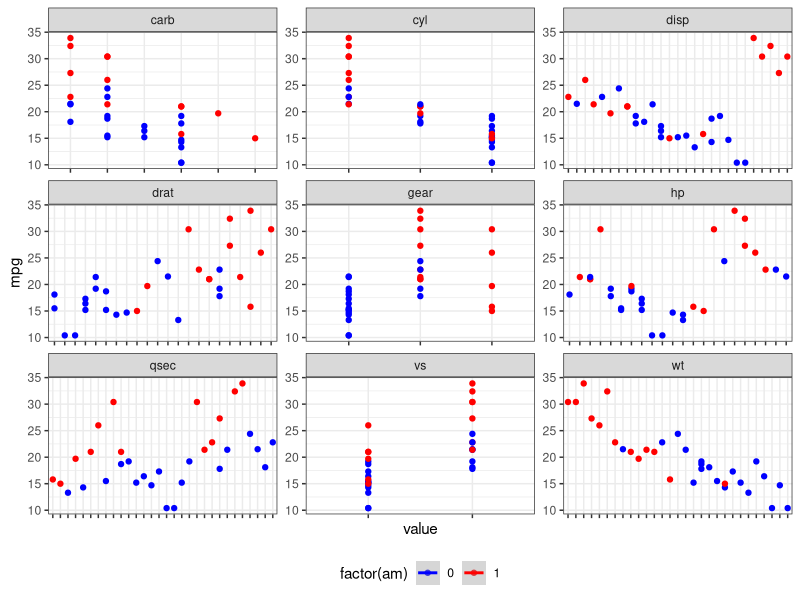
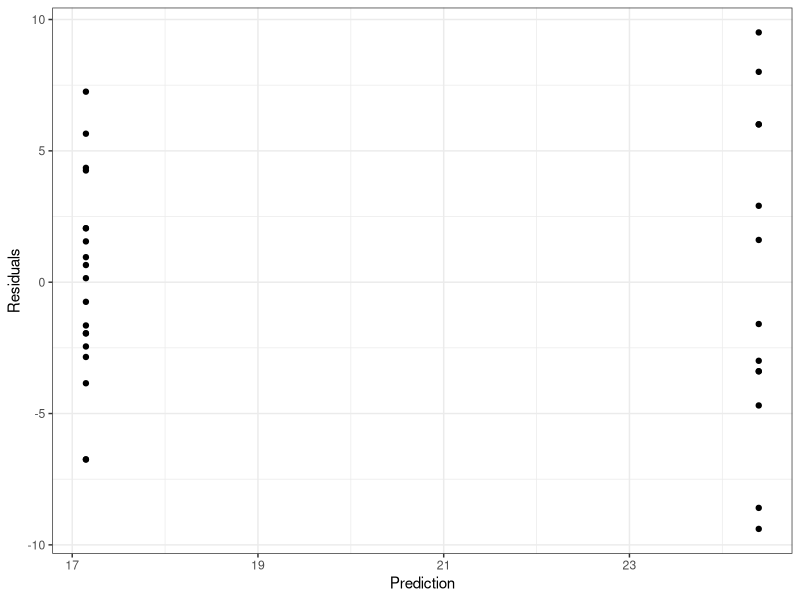
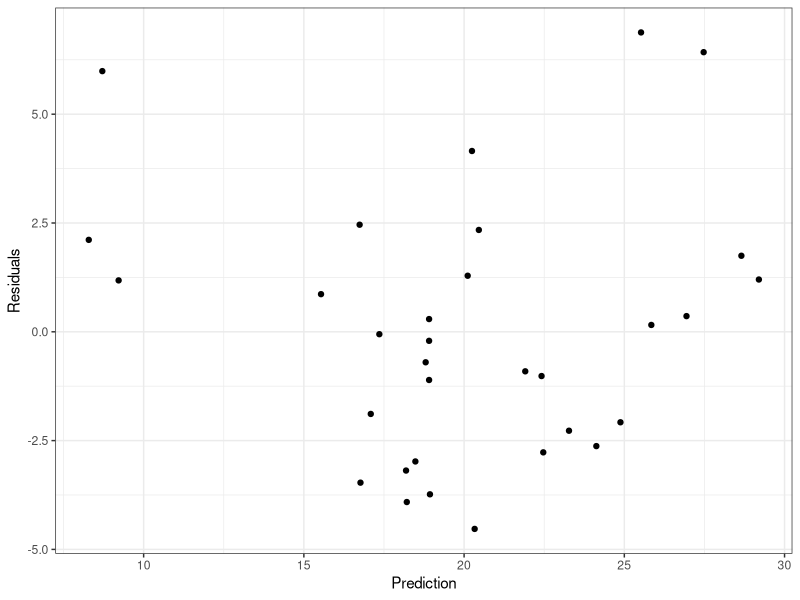
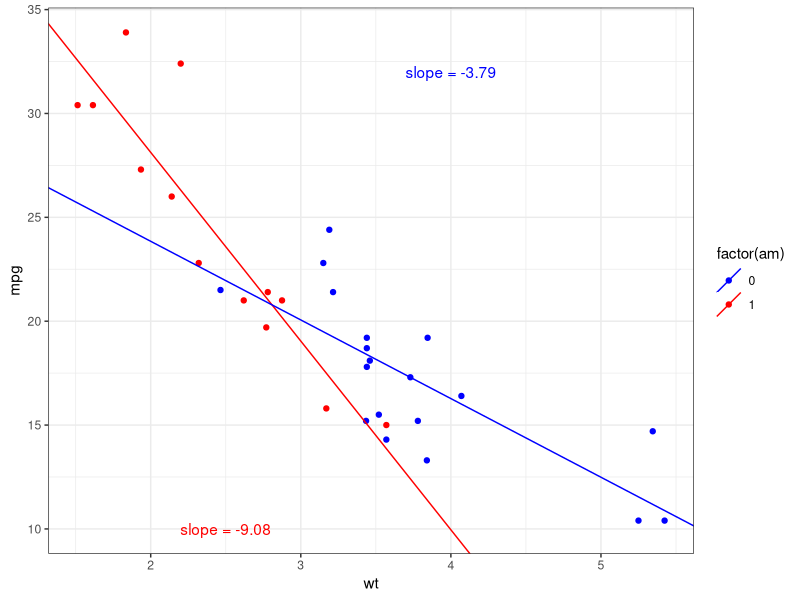

The R source for these figures, in order:
## ---- chunk 1
library(ggplot2)
library(dplyr)
library(tidyr)
library(knitr)
library(GGally)

theme_set(ggplot2::theme_bw())
opts_chunk$set(message=FALSE, warning=FALSE, error=FALSE, echo=FALSE, eval=TRUE, cach=TRUE)

mtcars <- mutate(mtcars, am=factor(am), gear=factor(gear), cyl=factor(cyl), carb=factor(carb), vs=factor(vs))

## ---- chunk 2
kable(mutate(mtcars, transmission=ifelse(am == 0, "automatic", "manual")) %>% 
                 group_by(transmission) %>% 
                 summarize(mpg.mean=mean(mpg), mpg.sd=sd(mpg)))
## ---- chunk 3
t.test(
    filter(mtcars, am == 0)$mpg,
    filter(mtcars, am == 1)$mpg
)
## ---- chunk 4
ggplot(gather(mtcars, feature, value, -mpg, -am), aes(x=value, y=mpg, colour=factor(am))) +
    geom_point() +
    scale_colour_manual(values=c("blue", "red")) + 
    facet_wrap(~feature, scales="free") +
    theme(legend.position = "bottom", axis.text.x = element_blank()) +
    geom_smooth(method = "lm")
## ---- chunk 5
fit.am <- lm(mpg ~ am, data=mtcars)
summary(fit.am)
fit.am_wt <- lm(mpg ~ wt + am, data=mtcars)
summary(fit.am_wt)
## ---- chunk 6
par(mfrow=c(1, 2))
qplot(y=fit.am$residuals, x=predict(fit.am)) + ylab("Residuals") + xlab("Prediction")
qplot(y=fit.am_wt$residuals, x=predict(fit.am_wt)) + ylab("Residuals") + xlab("Prediction")

## ---- chunk 7
coef.automatic <- lm(mpg ~ wt, data=filter(mtcars, am == 0))$coef
coef.manual <- lm(mpg ~ wt, data=filter(mtcars, am == 1))$coef
mtcars.plot <- mutate(mtcars, 
                      slope=ifelse(am == 0, coef.automatic[2], coef.manual[2]), 
                      intercept=ifelse(am == 0, coef.automatic[1], coef.manual[1]))
ggplot(data=mtcars.plot, aes(x=wt, y=mpg, colour=factor(am))) + 
    geom_point() +
    annotate("text", x=2.5, y=10, label=paste("slope =", round(coef.manual[2], 2)), colour="red") +
    annotate("text", x=4, y=32, label=paste("slope =", round(coef.automatic[2], 2)), colour="blue") +
    scale_colour_manual(values=c("blue", "red")) + 
    geom_abline(aes(slope=slope, intercept=intercept, colour=factor(am)))
## ---- chunk 8
low <- filter(mtcars, am == 0)$wt %>% sort() %>% min()
high <- filter(mtcars, am == 1)$wt %>% sort() %>% max()
overlap <- filter(mtcars, wt >= low, wt <= high)
t.test(filter(overlap, am == 1)$mpg, filter(overlap, am == 0)$mpg)
